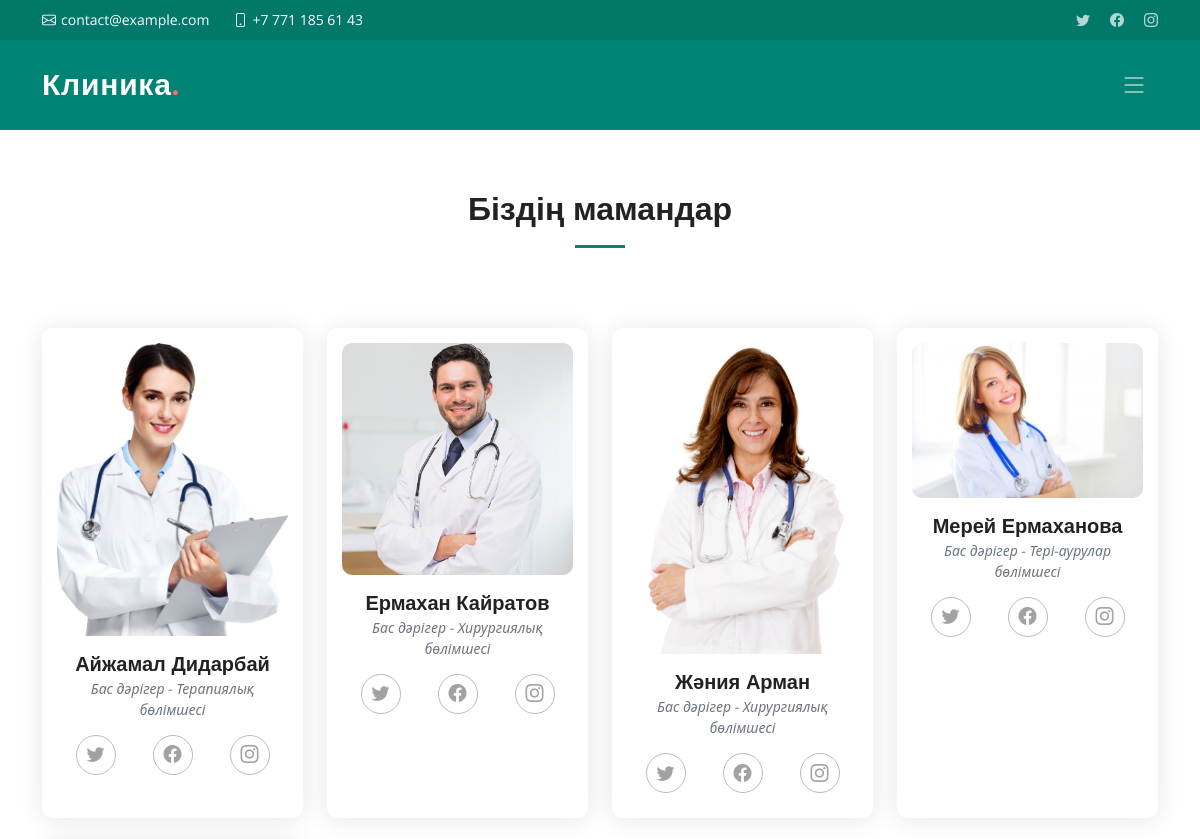
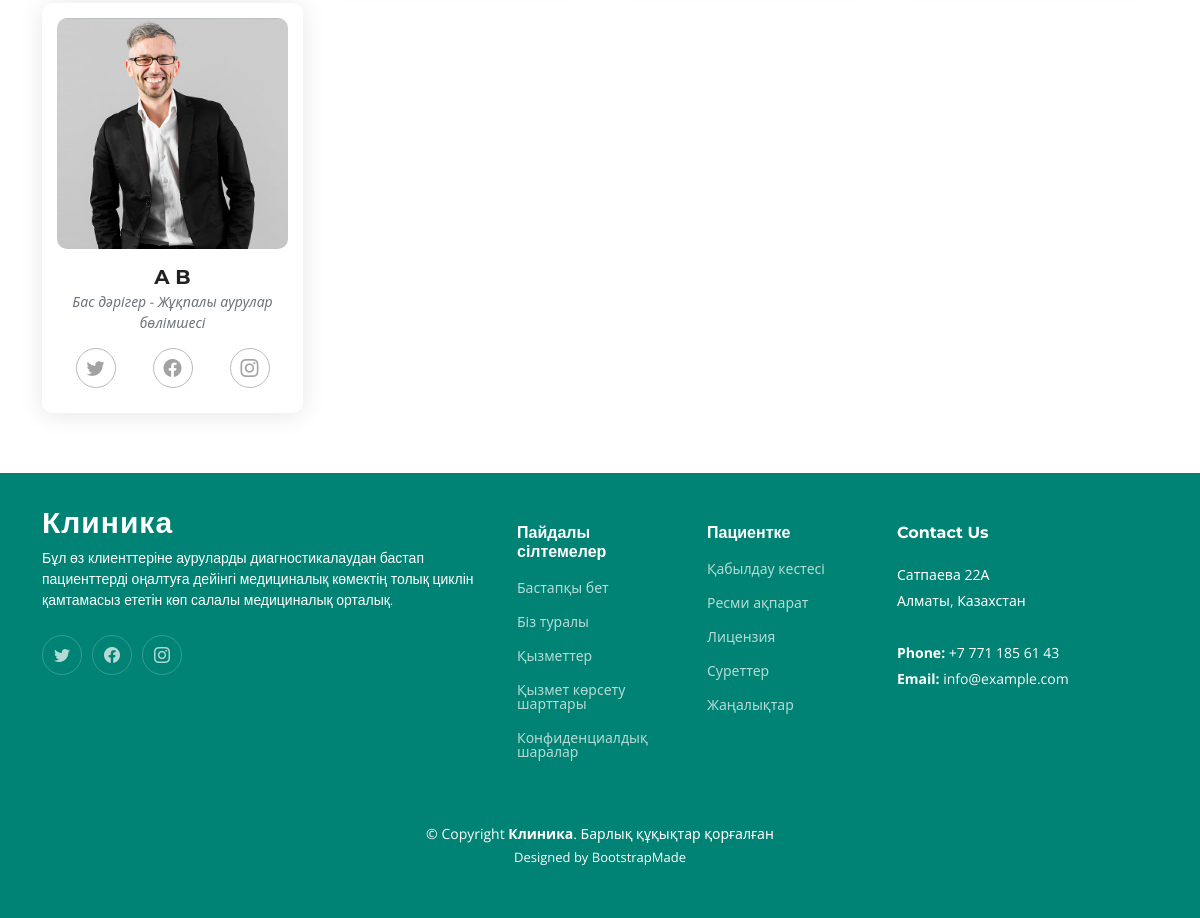
The app's page /about_team/ (signed in) with its own data (2 pictures, top to bottom).
### website/models.py (models this page shows, shortened)
class Doctor(models.Model):
    first_name = models.CharField(max_length=50)
    last_name = models.CharField(max_length=50)
    patronymic = models.CharField(max_length=50)
    date_of_birth = models.DateField()
    phone_number = models.CharField(max_length=10)
    email = models.EmailField()
    speciality = models.ForeignKey(Speciality, on_delete=models.CASCADE)
    image = models.ImageField(upload_to=settings.MEDIA_ROOT, blank=True, null=True)

class Speciality(models.Model):
    name = models.CharField(max_length=70)
    department = models.ForeignKey(Department, on_delete=models.CASCADE)
    def __str__(self):
        return self.name + " - " + self.department.name

class Department(models.Model):
    name = models.CharField(max_length=70)

### website/views.py (the view)
# urls.py: path('about_team/', views.about_team, name='about_team'),
def about_team(request):
    doctors = Doctor.objects.all()
    return render(request, "about_team.html", {"doctors": doctors})

### website/templates/about_team.html
{% extends 'base_template.html' %}
{% load static %}
{% block content %}
    <section id="team" class="team">
      <div class="container" data-aos="fade-up">
        <div class="section-header">
          <h2>Біздің мамандар</h2>
        </div>
        <div class="row gy-4">
          {% for doctor in doctors %}
              <div class="col-xl-3 col-md-6 d-flex" data-aos="fade-up" data-aos-delay="100">
            <div class="member">
                {% if doctor.image %}
                    <img src="{{ MEDIA_ROOT }}{{ doctor.image.url }}" class="img-fluid">
                {% else %}
                    <img src="{% static "img/team/team-1.jpg" %}" class="img-fluid">
                {% endif %}
              <h4>{{ doctor.first_name}} {{ doctor.last_name }}</h4>
              <span>{{ doctor.speciality }}</span>
              <div class="social">
                <a href=""><i class="bi bi-twitter"></i></a>
                <a href=""><i class="bi bi-facebook"></i></a>
                <a href=""><i class="bi bi-instagram"></i></a>
              </div>
            </div>
          </div>
          {% endfor %}
        </div>
      </div>
    </section>
{% endblock %}

### website/static/css/main.css (style rules this page uses)
:root { --font-default: "Open Sans", system-ui, -apple-system, "Segoe UI", Roboto, "Helvetica Neue", Arial, "Noto Sans", "Liberation Sans", sans-serif, "Apple Color Emoji", "Segoe UI Emoji", "Segoe UI Symbol", "Noto Color Emoji"; --font-primary: "Montserrat", sans-serif; --font-secondary: "Poppins", sans-serif; }
:root { --color-default: #222222; --color-primary: #008374; --color-secondary: #f85a40; }
:root { scroll-behavior: smooth; }
body { font-family: var(--font-default); color: var(--color-default); }
a { color: var(--color-primary); text-decoration: none; }
h1, h2, h3, h4, h5, h6 { font-family: var(--font-primary); }
section { padding: 60px 0; overflow: hidden; scroll-margin-top: 70px; overflow: clip; }
.section-header { text-align: center; padding-bottom: 60px; }
.section-header h2 { font-size: 32px; font-weight: 600; margin-bottom: 20px; padding-bottom: 20px; position: relative; }
.section-header h2:after { content: ""; position: absolute; display: block; width: 50px; height: 3px; background: var(--color-primary); left: 0; right: 0; bottom: 0; margin: auto; }
.team .member { text-align: center; background: #fff; border-radius: 10px; padding: 15px; overflow: hidden; box-shadow: 0px 2px 25px rgba(0, 0, 0, 0.1); }
.team .member img { border-radius: 10px; overflow: hidden; }
.team .member h4 { font-weight: 700; margin-top: 16px; margin-bottom: 2px; font-size: 20px; }
.team .member span { font-style: italic; display: block; font-size: 14px; color: #6c757d; }
.team .member .social { margin-top: 15px; margin-bottom: 10px; display: flex; align-items: center; justify-content: space-around; }
.team .member .social a { color: #a2a2a2; transition: 0.3s; border-radius: 50%; width: 40px; height: 40px; display: flex; align-items: center; justify-content: center; border: 1px solid #bbbbbb; }
.team .member .social i { font-size: 18px; margin: 0 2px; }

### records on screen
Doctor: image (picture), first_name "Айжамал", last_name "Дидарбай", speciality "Бас дәрігер - Терапиялық бөлімшесі"
Doctor: image (picture), first_name "Ермахан", last_name "Кайратов", speciality "Бас дәрігер - Хирургиялық бөлімшесі"
Doctor: image (picture), first_name "Жәния", last_name "Арман", speciality "Бас дәрігер - Хирургиялық бөлімшесі"
Doctor: image (picture), first_name "Мерей", last_name "Ермаханова", speciality "Бас дәрігер - Тері-аурулар бөлімшесі"
Doctor: first_name "A", last_name "B", speciality "Бас дәрігер - Жұқпалы аурулар бөлімшесі"
